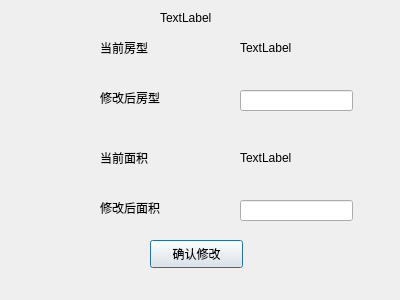
<?xml version="1.0" encoding="UTF-8"?>
<ui version="4.0">
 <class>edit_room</class>
 <widget class="QDialog" name="edit_room">
  <property name="geometry">
   <rect>
    <x>0</x>
    <y>0</y>
    <width>400</width>
    <height>300</height>
   </rect>
  </property>
  <property name="windowTitle">
   <string>房间信息编辑</string>
  </property>
  <widget class="QLineEdit" name="lineEdit">
   <property name="geometry">
    <rect>
     <x>240</x>
     <y>90</y>
     <width>113</width>
     <height>21</height>
    </rect>
   </property>
  </widget>
  <widget class="QLineEdit" name="lineEdit_2">
   <property name="geometry">
    <rect>
     <x>240</x>
     <y>200</y>
     <width>113</width>
     <height>21</height>
    </rect>
   </property>
  </widget>
  <widget class="QLabel" name="label">
   <property name="geometry">
    <rect>
     <x>100</x>
     <y>40</y>
     <width>72</width>
     <height>15</height>
    </rect>
   </property>
   <property name="text">
    <string>当前房型</string>
   </property>
  </widget>
  <widget class="QLabel" name="label_2">
   <property name="geometry">
    <rect>
     <x>240</x>
     <y>40</y>
     <width>72</width>
     <height>15</height>
    </rect>
   </property>
   <property name="text">
    <string>TextLabel</string>
   </property>
  </widget>
  <widget class="QLabel" name="label_3">
   <property name="geometry">
    <rect>
     <x>100</x>
     <y>90</y>
     <width>81</width>
     <height>16</height>
    </rect>
   </property>
   <property name="text">
    <string>修改后房型</string>
   </property>
  </widget>
  <widget class="QLabel" name="label_4">
   <property name="geometry">
    <rect>
     <x>100</x>
     <y>150</y>
     <width>81</width>
     <height>16</height>
    </rect>
   </property>
   <property name="text">
    <string>当前面积</string>
   </property>
  </widget>
  <widget class="QLabel" name="label_5">
   <property name="geometry">
    <rect>
     <x>240</x>
     <y>150</y>
     <width>72</width>
     <height>15</height>
    </rect>
   </property>
   <property name="text">
    <string>TextLabel</string>
   </property>
  </widget>
  <widget class="QLabel" name="label_6">
   <property name="geometry">
    <rect>
     <x>100</x>
     <y>200</y>
     <width>91</width>
     <height>16</height>
    </rect>
   </property>
   <property name="text">
    <string>修改后面积</string>
   </property>
  </widget>
  <widget class="QPushButton" name="pushButton">
   <property name="geometry">
    <rect>
     <x>150</x>
     <y>240</y>
     <width>93</width>
     <height>28</height>
    </rect>
   </property>
   <property name="text">
    <string>确认修改</string>
   </property>
  </widget>
  <widget class="QLabel" name="label_7">
   <property name="geometry">
    <rect>
     <x>160</x>
     <y>10</y>
     <width>72</width>
     <height>15</height>
    </rect>
   </property>
   <property name="text">
    <string>TextLabel</string>
   </property>
  </widget>
 </widget>
 <resources/>
 <connections/>
</ui>
